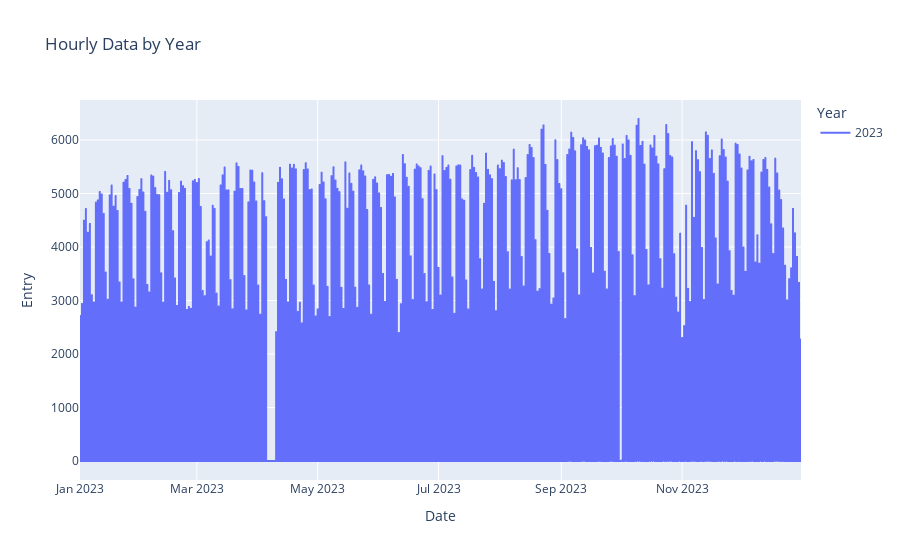

The notebook cell this image was saved under:
### Code cell
# Plot hourly data by year
fig_year = px.line(data, x='Date', y='Entry', color='Year',
                   title='Hourly Data by Year', labels={'color': 'Year'})
fig_year.update_xaxes(title_text='Date')
fig_year.update_yaxes(title_text='Entry')
fig_year.show()

### Figure 1 — Plotly figure (JSON) as saved in the notebook; plotly's stock layout.template omitted (floating-point values rounded to 4 significant figures; data arrays with more than 128 entries replaced by an {"elided": "..."} marker saying what was removed)
{"data": [{"hovertemplate": "Year=2023<br>Date=%{x}<br>Entry=%{y}<extra></extra>", "legendgroup": "2023", "line": {"color": "#636efa", "dash": "solid"}, "marker": {"symbol": "circle"}, "mode": "lines", "name": "2023", "showlegend": true, "type": "scattergl", "x": {"elided": "7300 str values"}, "xaxis": "x", "y": {"elided": "7300 int values"}, "yaxis": "y"}], "layout": {"legend": {"title": {"text": "Year"}, "tracegroupgap": 0}, "title": {"text": "Hourly Data by Year"}, "xaxis": {"anchor": "y", "domain": [0, 1], "title": {"text": "Date"}}, "yaxis": {"anchor": "x", "domain": [0, 1], "title": {"text": "Entry"}}}}
